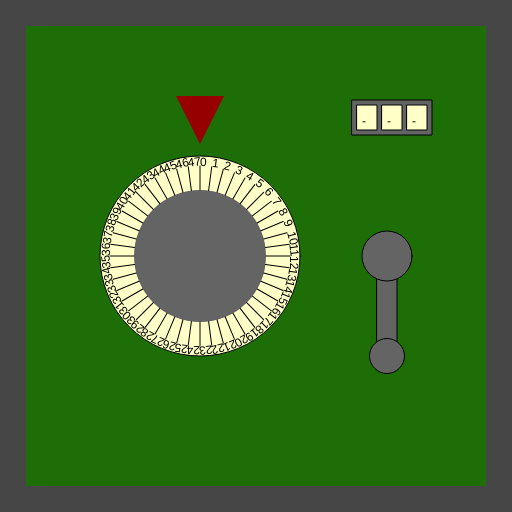
Frame 1 (no input)
Frame 60 (no input): identical to frame 1, image omitted
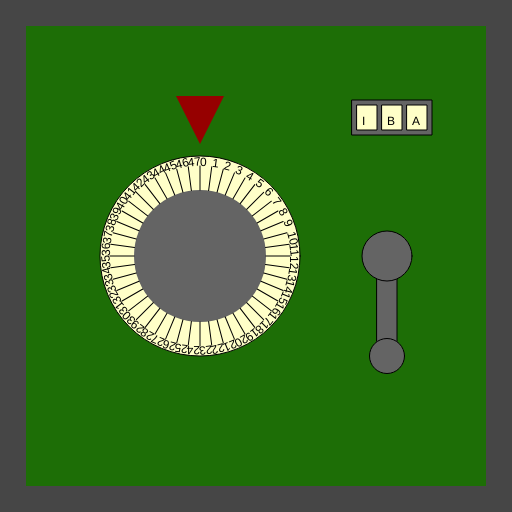
Frame 120 (the mouse pressed at the canvas centre since frame 60)

The p5.js sketch that drew these frames (run headless with seeded random() and noise() and a simulated clock; from frame 60 on, the mouse is pressed at the canvas centre):

// p5.js sketch
// ── sketch.js
/*

Officer: 3523094
CaseNum: 303-1-72644348-3523094

Case 303 - The Case of the Crooked Attorney
Stage 2 - Torvalds' House

This safe is in Torvalds’ home study. Be careful. If you get caught, I don’t know you !

Crack this safe by doing the following:

	When any key is pressed:
	- Increment ClassifiedSafeCode0 by 2

	When any key is pressed:
	- Decrement ClassifiedSafeCode1 by 1

	Whilst the mouse is being dragged:
	- Make ClassifiedSafeCode2 equal to the string "LYL"

	When the mouse button is pressed:
	- Make ClassifiedSafeCode2 equal to the string "IBA"



This time you'll need to create the relevant event handlers yourself.

There are many possible ways of investigating this case, but you
should use ONLY the following commands:

	- The assignment operator aka. the equals sign !
	- Incrementing +=
	- Decrementing -=

*/

//declare the variables

var ClassifiedSafeCode0;
var ClassifiedSafeCode1;
var ClassifiedSafeCode2;


function preload()
{
	//IMAGES WILL BE LOADED HERE

}

function setup()
{
	createCanvas(512,512);

	//initialise the variables
	ClassifiedSafeCode0 = 0;
	ClassifiedSafeCode1 = 0;
	ClassifiedSafeCode2 = "";

}

///////////////////EVENT HANDLERS///////////////////

//Create event handlers here to open the safe ...

function keyPressed()
{
	ClassifiedSafeCode0 += 2;
    ClassifiedSafeCode1 -= 1;
}


function mouseDragged()
{
	ClassifiedSafeCode2 = "LYL";
    
}

function mousePressed()
{
	ClassifiedSafeCode2 = "IBA";
}



///////////////DO NOT CHANGE CODE BELOW THIS POINT///////////////////

function draw()
{

	//Draw the safe door
	background(70);
	noStroke();
	fill(29,110,6);
	rect(26,26,width-52,width-52);

	//Draw the combination dial
	push();
	translate(200,height/2);
	drawDial(200, ClassifiedSafeCode0, 48);
	pop();

	//Draw the lever
	push();
	translate(width - 125,256);
	drawLever(ClassifiedSafeCode1);
	pop();

	//Draw the spinner
	push();
	translate(width - 120,100);
	drawSpinner(3, ClassifiedSafeCode2);
	pop();

}

function drawDial(diameter,num,maxNum)
{
	//the combination lock

	var r = diameter * 0.5;
	var p = r * 0.6;

	stroke(0);
	fill(255,255,200);
	ellipse(0,0,diameter,diameter);
	fill(100);
	noStroke();
	ellipse(0,0,diameter*0.66,diameter*0.66);
	fill(150,0,0);
	triangle(
		-p * 0.4,-r-p,
		p * 0.4,-r-p,
		0,-r-p/5
	);

	noStroke();

	push();
	var inc = 360/maxNum;

	rotate(radians(-num * inc));
	for(var i = 0; i < maxNum; i++)
	{
		push();
		rotate(radians(i * inc));
		stroke(0);
		line(0,-r*0.66,0,-(r-10));
		noStroke();
		fill(0);
		text(i,0,-(r-10));
		pop();
	}

	pop();
}

function drawLever(rot)
{
	push();
	rotate(radians(-rot))
	stroke(0);
	fill(100);
	rect(-10,0,20,100);
	ellipse(0,0,50,50);
	ellipse(0,100,35,35);
	pop();
}

function drawSpinner(numSpinners, val)
{
	var sw = 20;
	var ow = (sw + 5) * numSpinners + 5;
	stroke(0);
	fill(100);
	rect(-ow/2,0,ow,35);
	if(typeof(val) == "number")
	{
		val = floor(val).toString(); //convert to string
	}


	for(var d = numSpinners - val.length; d > 0; d--)
	{
		val = "-" + val;
	}

	for(var i = 0; i < numSpinners; i++)
	{
		stroke(0);
		fill(255,255,200);
		rect(-ow/2 + i * (sw + 5) + 5,5,20,25);
		fill(0);
		noStroke();
		text(val[i],-ow/2 + sw/2 + i * (sw +5),25);
	}

}
